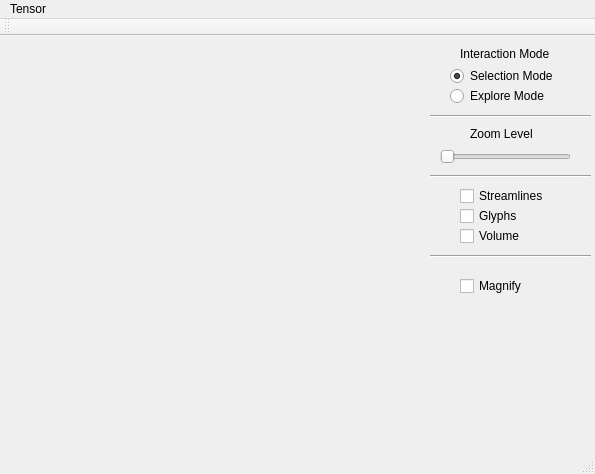
<?xml version="1.0" encoding="UTF-8"?>
<ui version="4.0">
 <class>MainWindow</class>
 <widget class="QMainWindow" name="MainWindow">
  <property name="geometry">
   <rect>
    <x>0</x>
    <y>0</y>
    <width>595</width>
    <height>474</height>
   </rect>
  </property>
  <property name="windowTitle">
   <string>Turbulence Viewer</string>
  </property>
  <widget class="QWidget" name="centralWidget">
   <widget class="QCheckBox" name="checkBox">
    <property name="geometry">
     <rect>
      <x>460</x>
      <y>170</y>
      <width>87</width>
      <height>20</height>
     </rect>
    </property>
    <property name="text">
     <string>Glyphs</string>
    </property>
   </widget>
   <widget class="QCheckBox" name="checkBox_2">
    <property name="geometry">
     <rect>
      <x>460</x>
      <y>190</y>
      <width>87</width>
      <height>20</height>
     </rect>
    </property>
    <property name="text">
     <string>Volume</string>
    </property>
   </widget>
   <widget class="QCheckBox" name="checkBox_3">
    <property name="geometry">
     <rect>
      <x>460</x>
      <y>150</y>
      <width>101</width>
      <height>20</height>
     </rect>
    </property>
    <property name="text">
     <string>Streamlines</string>
    </property>
   </widget>
   <widget class="QSlider" name="horizontalSlider">
    <property name="geometry">
     <rect>
      <x>440</x>
      <y>110</y>
      <width>131</width>
      <height>22</height>
     </rect>
    </property>
    <property name="orientation">
     <enum>Qt::Horizontal</enum>
    </property>
   </widget>
   <widget class="QLabel" name="label">
    <property name="geometry">
     <rect>
      <x>470</x>
      <y>90</y>
      <width>81</width>
      <height>16</height>
     </rect>
    </property>
    <property name="text">
     <string>Zoom Level</string>
    </property>
   </widget>
   <widget class="Line" name="line">
    <property name="geometry">
     <rect>
      <x>430</x>
      <y>70</y>
      <width>161</width>
      <height>20</height>
     </rect>
    </property>
    <property name="orientation">
     <enum>Qt::Horizontal</enum>
    </property>
   </widget>
   <widget class="Line" name="line_2">
    <property name="geometry">
     <rect>
      <x>430</x>
      <y>130</y>
      <width>161</width>
      <height>20</height>
     </rect>
    </property>
    <property name="orientation">
     <enum>Qt::Horizontal</enum>
    </property>
   </widget>
   <widget class="GLWidget" name="widget_2" native="true">
    <property name="geometry">
     <rect>
      <x>20</x>
      <y>20</y>
      <width>411</width>
      <height>381</height>
     </rect>
    </property>
   </widget>
   <widget class="Line" name="line_3">
    <property name="geometry">
     <rect>
      <x>430</x>
      <y>210</y>
      <width>161</width>
      <height>20</height>
     </rect>
    </property>
    <property name="orientation">
     <enum>Qt::Horizontal</enum>
    </property>
   </widget>
   <widget class="QRadioButton" name="radioButton">
    <property name="geometry">
     <rect>
      <x>450</x>
      <y>30</y>
      <width>121</width>
      <height>20</height>
     </rect>
    </property>
    <property name="focusPolicy">
     <enum>Qt::ClickFocus</enum>
    </property>
    <property name="text">
     <string>Selection Mode</string>
    </property>
    <property name="checked">
     <bool>true</bool>
    </property>
   </widget>
   <widget class="QRadioButton" name="radioButton_2">
    <property name="geometry">
     <rect>
      <x>450</x>
      <y>50</y>
      <width>121</width>
      <height>20</height>
     </rect>
    </property>
    <property name="text">
     <string>Explore Mode</string>
    </property>
   </widget>
   <widget class="QLabel" name="label_2">
    <property name="geometry">
     <rect>
      <x>460</x>
      <y>10</y>
      <width>111</width>
      <height>16</height>
     </rect>
    </property>
    <property name="text">
     <string>Interaction Mode</string>
    </property>
   </widget>
   <widget class="QCheckBox" name="checkBox_4">
    <property name="geometry">
     <rect>
      <x>460</x>
      <y>240</y>
      <width>87</width>
      <height>20</height>
     </rect>
    </property>
    <property name="text">
     <string>Magnify</string>
    </property>
   </widget>
  </widget>
  <widget class="QMenuBar" name="menuBar">
   <property name="geometry">
    <rect>
     <x>0</x>
     <y>0</y>
     <width>595</width>
     <height>22</height>
    </rect>
   </property>
   <widget class="QMenu" name="menuTensor">
    <property name="title">
     <string>Tensor</string>
    </property>
   </widget>
   <addaction name="menuTensor"/>
  </widget>
  <widget class="QToolBar" name="mainToolBar">
   <attribute name="toolBarArea">
    <enum>TopToolBarArea</enum>
   </attribute>
   <attribute name="toolBarBreak">
    <bool>false</bool>
   </attribute>
  </widget>
  <widget class="QStatusBar" name="statusBar"/>
 </widget>
 <layoutdefault spacing="6" margin="11"/>
 <customwidgets>
  <customwidget>
   <class>GLWidget</class>
   <extends>QWidget</extends>
   <header>glwidget.h</header>
   <container>1</container>
  </customwidget>
 </customwidgets>
 <resources/>
 <connections>
  <connection>
   <sender>checkBox_3</sender>
   <signal>clicked()</signal>
   <receiver>MainWindow</receiver>
   <slot>Modes()</slot>
   <hints>
    <hint type="sourcelabel">
     <x>469</x>
     <y>198</y>
    </hint>
    <hint type="destinationlabel">
     <x>578</x>
     <y>193</y>
    </hint>
   </hints>
  </connection>
  <connection>
   <sender>checkBox</sender>
   <signal>clicked()</signal>
   <receiver>MainWindow</receiver>
   <slot>Modes()</slot>
   <hints>
    <hint type="sourcelabel">
     <x>490</x>
     <y>221</y>
    </hint>
    <hint type="destinationlabel">
     <x>559</x>
     <y>217</y>
    </hint>
   </hints>
  </connection>
  <connection>
   <sender>checkBox_2</sender>
   <signal>clicked()</signal>
   <receiver>MainWindow</receiver>
   <slot>Modes()</slot>
   <hints>
    <hint type="sourcelabel">
     <x>494</x>
     <y>236</y>
    </hint>
    <hint type="destinationlabel">
     <x>545</x>
     <y>236</y>
    </hint>
   </hints>
  </connection>
  <connection>
   <sender>horizontalSlider</sender>
   <signal>valueChanged(int)</signal>
   <receiver>MainWindow</receiver>
   <slot>Zoom()</slot>
   <hints>
    <hint type="sourcelabel">
     <x>522</x>
     <y>156</y>
    </hint>
    <hint type="destinationlabel">
     <x>583</x>
     <y>155</y>
    </hint>
   </hints>
  </connection>
  <connection>
   <sender>radioButton</sender>
   <signal>clicked()</signal>
   <receiver>MainWindow</receiver>
   <slot>Change()</slot>
   <hints>
    <hint type="sourcelabel">
     <x>483</x>
     <y>69</y>
    </hint>
    <hint type="destinationlabel">
     <x>525</x>
     <y>53</y>
    </hint>
   </hints>
  </connection>
  <connection>
   <sender>radioButton_2</sender>
   <signal>clicked()</signal>
   <receiver>MainWindow</receiver>
   <slot>Change()</slot>
   <hints>
    <hint type="sourcelabel">
     <x>549</x>
     <y>96</y>
    </hint>
    <hint type="destinationlabel">
     <x>585</x>
     <y>96</y>
    </hint>
   </hints>
  </connection>
  <connection>
   <sender>checkBox_4</sender>
   <signal>clicked()</signal>
   <receiver>MainWindow</receiver>
   <slot>Modes()</slot>
   <hints>
    <hint type="sourcelabel">
     <x>517</x>
     <y>279</y>
    </hint>
    <hint type="destinationlabel">
     <x>559</x>
     <y>288</y>
    </hint>
   </hints>
  </connection>
 </connections>
 <slots>
  <slot>Modes()</slot>
  <slot>Zoom()</slot>
  <slot>Change()</slot>
 </slots>
</ui>
